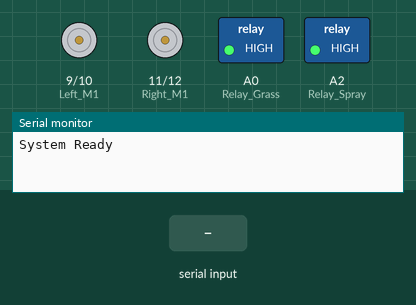
This sketch was run on a simulated Arduino Uno, built with avr-gcc and run on an emulated ATmega328P. Shown: motor-driver pin pairs drawn as motors (green arrow = first pin HIGH = forward, orange = second pin HIGH = backward, longer = more drive), switched loads named in the sketch (green lamp = pin HIGH), the last lines printed to the serial monitor. Inputs (shaded band) come from the test bench.

Above: at 1.2 s.
1.3 s: "f\n" received over Serial
At 1.4 s:
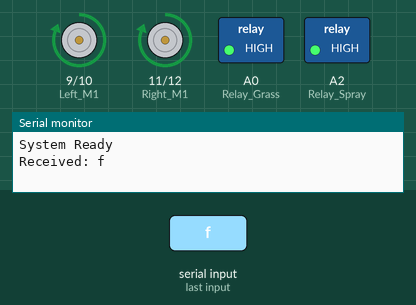
3.0 s: byte 100 ('d') received over Serial
At 3.1 s:
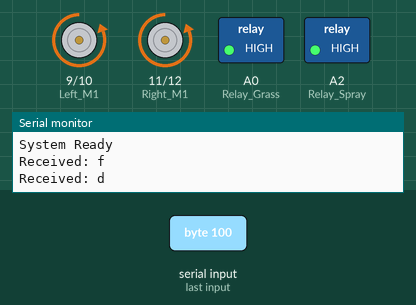
4.7 s: byte 108 ('l') received over Serial
At 4.8 s:
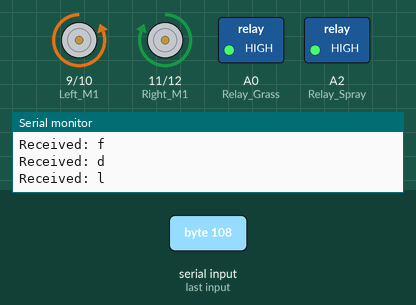
6.4 s: byte 114 ('r') received over Serial
At 6.5 s:
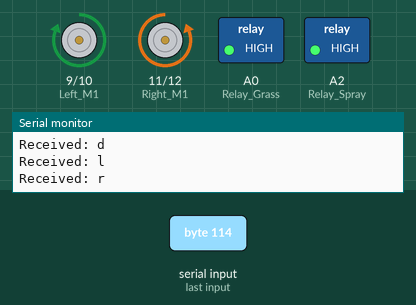
8.1 s: byte 97 ('a') received over Serial
At 9.3 s:
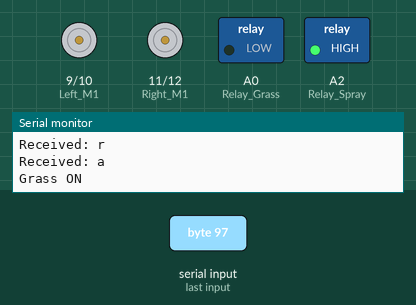
9.6 s: byte 115 ('s') received over Serial
At 10.5 s:
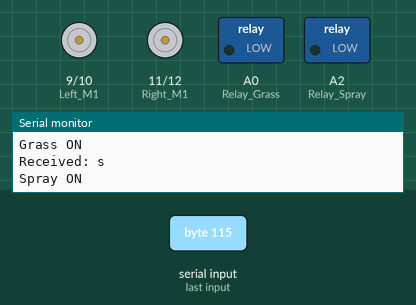
Timing chart, 0 to 12.1 s (numbered marks = the images above; inputs shaded):
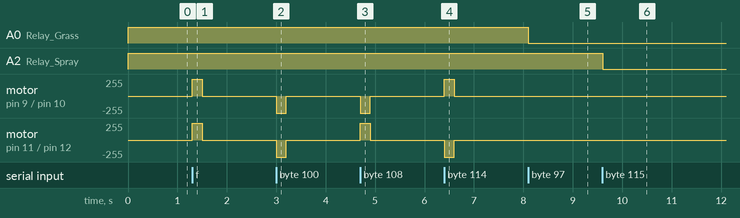

Measured:
- after the input at 1.3 s, motor on pin 9 (Left_M1) / pin 10 (Left_M2), motor on pin 11 (Right_M1) / pin 12 (Right_M2): stopped → forward 255/255 at once, → stopped 0.20 s later
- after the input at 3.0 s, motor on pin 9 (Left_M1) / pin 10 (Left_M2), motor on pin 11 (Right_M1) / pin 12 (Right_M2): stopped → backward 255/255 at once, → stopped 0.20 s later
- after the input at 4.7 s, motor on pin 9 (Left_M1) / pin 10 (Left_M2): stopped → backward 255/255 at once, → stopped 0.20 s later; motor on pin 11 (Right_M1) / pin 12 (Right_M2): stopped → forward 255/255 at once, → stopped 0.20 s later
- after the input at 6.4 s, motor on pin 9 (Left_M1) / pin 10 (Left_M2): stopped → forward 255/255 at once, → stopped 0.20 s later; motor on pin 11 (Right_M1) / pin 12 (Right_M2): stopped → backward 255/255 at once, → stopped 0.20 s later
- after the input at 8.1 s, A0 (Relay_Grass): HIGH → LOW at once
- after the input at 9.6 s, A2 (Relay_Spray): HIGH → LOW at once

The sketch:

pesticide_robot.ino
```cpp
#define Left_M1 9
#define Left_M2 10
#define Right_M1 11
#define Right_M2 12

#define Relay_Grass A0
#define Relay_Spray A2

char cmd;

bool grassState = false;
bool sprayState = false;

unsigned long lastMoveTime = 0;
unsigned long lastMovementCommandTime = 0;

const unsigned long moveTimeout = 200;
const unsigned long relayBlockTime = 500;   // movement ke baad relay block

void setup()
{
  Serial.begin(9600);

  pinMode(Relay_Grass, OUTPUT);
  pinMode(Relay_Spray, OUTPUT);

  digitalWrite(Relay_Grass, HIGH);
  digitalWrite(Relay_Spray, HIGH);

  pinMode(Left_M1, OUTPUT);
  pinMode(Left_M2, OUTPUT);
  pinMode(Right_M1, OUTPUT);
  pinMode(Right_M2, OUTPUT);

  Stop_chair();

  Serial.println("System Ready");
}

void loop()
{
  if (Serial.available())
  {
    cmd = Serial.read();

    if (cmd == '\n' || cmd == '\r') return;

    Serial.print("Received: ");
    Serial.println(cmd);

    // ===== MOVEMENT =====
    if (cmd == 'f' || cmd == 'd' || cmd == 'l' || cmd == 'r')
    {
      lastMovementCommandTime = millis();
      lastMoveTime = millis();

      if (cmd == 'f') {
        digitalWrite(Left_M1, HIGH);
        digitalWrite(Left_M2, LOW);
        digitalWrite(Right_M1, HIGH);
        digitalWrite(Right_M2, LOW);
      }
      else if (cmd == 'd') {
        digitalWrite(Left_M1, LOW);
        digitalWrite(Left_M2, HIGH);
        digitalWrite(Right_M1, LOW);
        digitalWrite(Right_M2, HIGH);
      }
      else if (cmd == 'l') {
        digitalWrite(Left_M1, LOW);
        digitalWrite(Left_M2, HIGH);
        digitalWrite(Right_M1, HIGH);
        digitalWrite(Right_M2, LOW);
      }
      else if (cmd == 'r') {
        digitalWrite(Left_M1, HIGH);
        digitalWrite(Left_M2, LOW);
        digitalWrite(Right_M1, LOW);
        digitalWrite(Right_M2, HIGH);
      }
    }

    // ===== GRASS RELAY =====
    else if (cmd == 'a')
    {
      if (millis() - lastMovementCommandTime > relayBlockTime)
      {
        grassState = !grassState;
        digitalWrite(Relay_Grass, grassState ? LOW : HIGH);
        Serial.println(grassState ? "Grass ON" : "Grass OFF");
      }
      else
      {
        Serial.println("Relay Blocked (movement)");
      }
    }

    // ===== SPRAY RELAY =====
    else if (cmd == 's')
    {
      if (millis() - lastMovementCommandTime > relayBlockTime)
      {
        sprayState = !sprayState;
        digitalWrite(Relay_Spray, sprayState ? LOW : HIGH);
        Serial.println(sprayState ? "Spray ON" : "Spray OFF");
      }
      else
      {
        Serial.println("Spray Blocked (movement)");
      }
    }
  }

  // ===== AUTO STOP =====
  if (millis() - lastMoveTime > moveTimeout)
  {
    Stop_chair();
  }
}

void Stop_chair()
{
  digitalWrite(Left_M1, LOW);
  digitalWrite(Left_M2, LOW);
  digitalWrite(Right_M1, LOW);
  digitalWrite(Right_M2, LOW);
}
```
